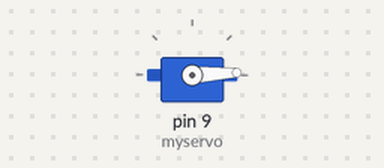
Bench run of a sketch on a simulated Arduino Uno, built with avr-gcc and run on an emulated ATmega328P. Shown: servo.

Above: at 0.05 s.
At 1.3 s:
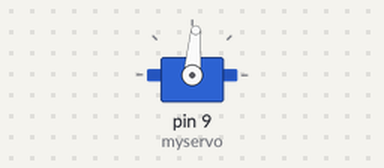
At 2.6 s:
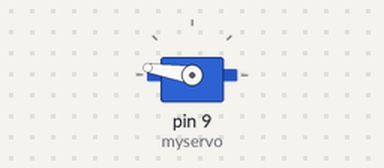
At 5.2 s:
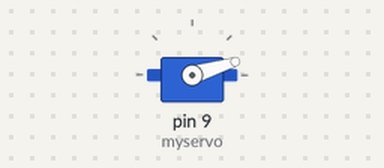
Timing chart, 0 to 7.1 s (numbered marks = the images above):
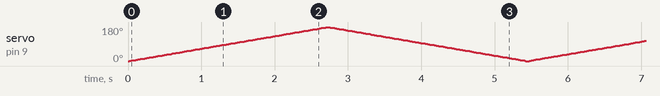

The sketch:

ex027.ino
```cpp
#include <Servo.h> // 내장 라이브러리

Servo myservo;

void setup() {
  myservo.attach(9);
}

void loop() {
  for(int i = 0; i < 180; ++i)
  {
    myservo.write(i); // 움직이고 싶은 각도
    delay(15);
  }
  //myservo.write(0);
  //delay(1000);
  for(int i = 180; i >= 0; --i) {
    myservo.write(i);
    delay(15);
  }
}
```
